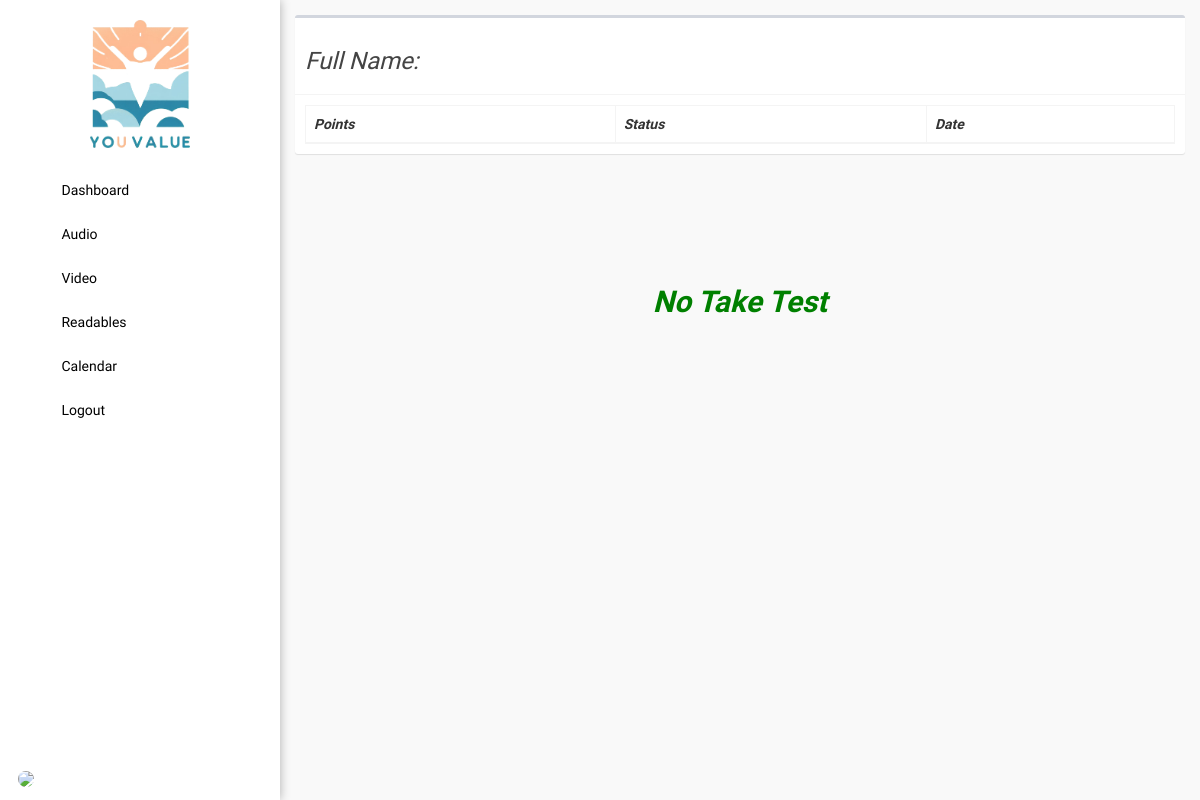
Before: /admin/result.php?code=3712162067 with the older database file.
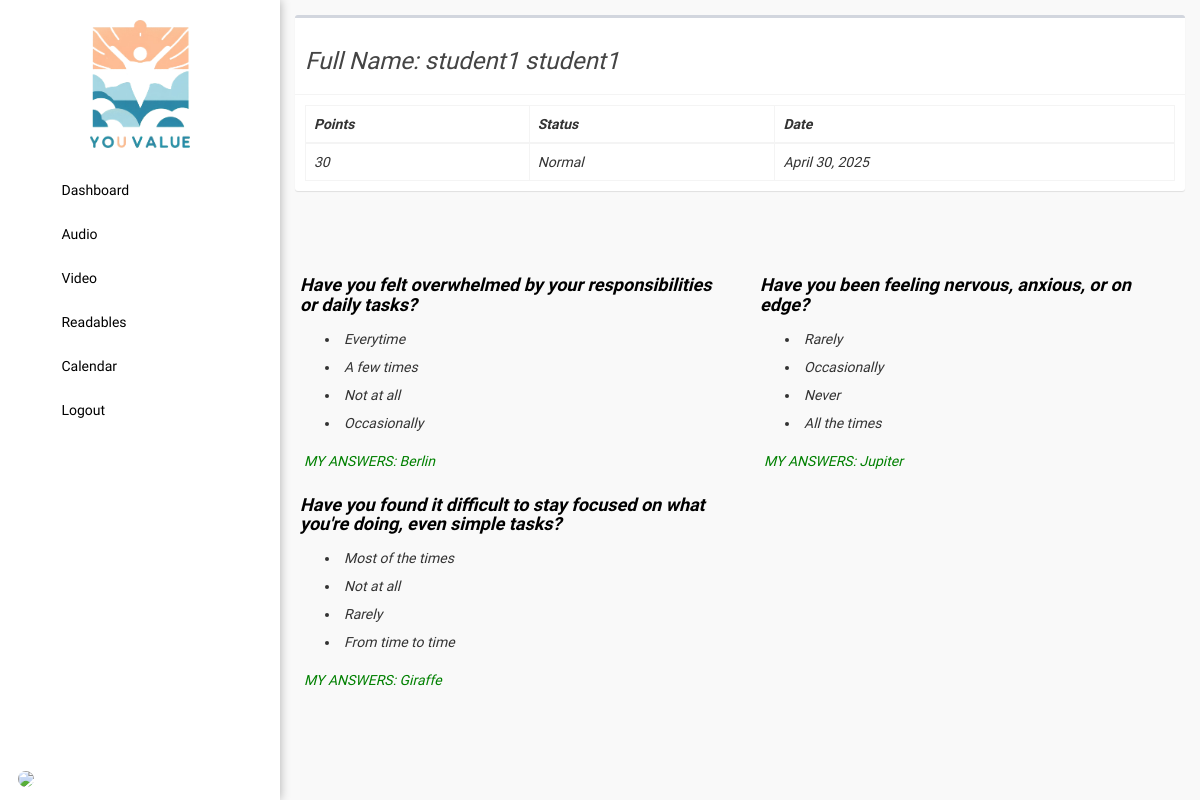
After: the same page with the newer database file.
### tables this page shows
CREATE TABLE `scores` (
  `id` int(11) NOT NULL,
  `code` text NOT NULL,
  `users_id` int(11) NOT NULL,
  `score` int(11) NOT NULL,
  `date` datetime NOT NULL DEFAULT current_timestamp()
);

CREATE TABLE `users` (
  `id` int(11) NOT NULL,
  `img` text NOT NULL,
  `firstname` text NOT NULL,
  `lastname` text NOT NULL,
  `middlename` text NOT NULL,
  `phone_number` text NOT NULL,
  `age` text NOT NULL,
  `gender` text NOT NULL,
  `email` text NOT NULL,
  `password` text NOT NULL,
  `passwordtxt` text NOT NULL,
  `contact` text NOT NULL,
  `address` text NOT NULL,
  `code` int(11) NOT NULL,
  `type` int(1) NOT NULL COMMENT '0=student,1=faculty,2=admin',
  `datetake` date NOT NULL DEFAULT current_timestamp(),
  `totaltake` tinyint(1) NOT NULL
);

CREATE TABLE `take_students` (
  `id` int(11) NOT NULL,
  `code` text NOT NULL,
  `users_id` int(11) NOT NULL,
  `questionnaires_id` int(11) NOT NULL,
  `answers` text NOT NULL
);

CREATE TABLE `questionnaires` (
  `id` int(11) NOT NULL,
  `questions` text NOT NULL,
  `choice1` text NOT NULL,
  `choice2` text NOT NULL,
  `choice3` text NOT NULL,
  `choice4` text NOT NULL,
  `answers` text NOT NULL
);

### config/config.php (called while the page is built, shortened)
<?php
class Connection{
	private $servername = "localhost";
	private $username = "root";
	private $password = "";
	private $dbname = "youvalue";
	public function conn(){
		try {
		$this->dsn = "mysql:host=".$this->servername.";dbname=".$this->dbname;
		$this->pdo = new PDO($this->dsn, $this->username, $this->password);
		$this->pdo->setAttribute(PDO::ATTR_ERRMODE, PDO::ERRMODE_EXCEPTION);
		$this->pdo->setAttribute(PDO::ATTR_DEFAULT_FETCH_MODE, PDO::FETCH_ASSOC);
		return $this->pdo;
		} catch (Exception $e) {
			echo 'error'. $e->getmessage();
		}
	}
}
?>

### admin/result.php (the view, shortened to what this page needs)
<?php
  include '../config/config.php';
  class data extends Connection{
    public function managedata(){
?>
<!DOCTYPE html>
<html>
<head><?php include 'head.php'; ?></head>
<body class="hold-transition skin-blue sidebar-mini">
  <div class="wrapper">
    <?php include 'sidebar.php'; ?>
    <div class="content-wrapper" style="height: 100vh;background-color: #f9f9f9;overflow-y: auto;">
      <section class="content">
        <div class="row">
          <div class="col-xs-12">
            <div class="box">
              <?php $sql = "SELECT * FROM scores INNER JOIN users ON scores.users_id=users.id WHERE scores.code = '".$_GET['code']."'";
              $stmt = $this->conn()->query($sql);
              $row = $stmt->fetch(); ?>
              <div class="box-header with-border">
                 <h3>Full Name: <?php echo $row['firstname'] ?> <?php echo $row['lastname'] ?></h3>
              </div>
              <div class="box-body table-responsive">
                <table class="table table-bordered">
                  <thead>
                    <th>Points</th>
                    <th>Status</th>
                    <th>Date</th>
                  </thead>
                  <tbody>
                    <?php $sql = "SELECT * FROM scores WHERE code = '".$_GET['code']."'";
                    $stmt = $this->conn()->query($sql);
                    while ($row = $stmt->fetch()) { ?>
                      <tr>
                        <td><?php echo $row['score'] ?></td>
                        <td>
                          <?php if ($row['score'] >= 1 && $row['score'] <= 49) {
                            echo "Normal";
                          }else if ($row['score'] >= 50 && $row['score'] <= 69) {
                            echo "Anxiety";
                          }else if ($row['score'] >= 70 && $row['score'] <= 90) {
                            echo "Depressed";
                          } ?>
                        </td>
                        <td><?php echo date('F j, Y', strtotime($row['date'])) ?></td>
                      </tr>
                    <?php } ?>
                  </tbody>
                </table>
              </div>
            </div>
          </div>
        </div>
      </section>
      <?php if($_SESSION['type'] == 0): ?>
        <section class="content">
          <div class="row">
            <?php
              $sql = "SELECT *,questionnaires.answers AS q_answers, questionnaires.id AS questionnaires_ids, take_students.answers AS ts_answers
                      FROM questionnaires
                      INNER JOIN take_students ON questionnaires.id = take_students.questionnaires_id
                          AND take_students.code = ?";
              $stmt = $this->conn()->prepare($sql);
              $stmt->execute([$_GET['code']]);
              if ($stmt->rowCount() > 0) {
                  while ($row = $stmt->fetch()) {
              ?>
                <div class="bg-light col-lg-6" style="padding: 10px 20px;">
                    <h4 style="color:#000;font-weight: bold;margin-top: unset;"><?php echo $row['questions']; ?></h4>
                    <ul>
                      <li style="padding: 4px;">
                        <?php echo $row['choice1']; ?>
                      </li>
                      <li style="padding: 4px;">
                          <?php echo $row['choice2']; ?>
                      </li>
                      <li style="padding: 4px;">
                          <?php echo $row['choice3']; ?>
                      </li>
                      <li style="padding: 4px;">
                          <?php echo $row['choice4']; ?>
                      </li>
                    </ul>
                    <div style="padding: 4px;color: green;">
                        MY ANSWERS: <?php echo $row['ts_answers'];?>
                    </div>
                </div>
                <?php } ?>
              <?php } else { ?>
                <h2 style="color: green;font-weight: bold;text-align: center;">No Take Test</h2>
              <?php } ?>
          </div>
        </section>
      <?php endif; ?>
    </div>
  </div>
</body>
</html>
<?php } } $data = new data(); $data->managedata(); ?>

### admin/head.php (shortened to what this page needs)
<link rel="stylesheet" href="../bower_components/bootstrap/dist/css/bootstrap.min.css">
<link rel="stylesheet" href="../bower_components/font-awesome/css/font-awesome.min.css">
<link rel="stylesheet" href="../dist/css/AdminLTE.min.css">
<link rel="stylesheet" href="../bower_components/datatables.net-bs/css/dataTables.bootstrap.min.css">
<link rel="stylesheet" href="../bower_components/bootstrap-datepicker/dist/css/bootstrap-datepicker.min.css">
<link rel="stylesheet" href="../dist/css/skins/_all-skins.min.css">

### admin/sidebar.php (shortened to what this page needs)
<aside class="main-sidebar" style="padding-top: unset;">
  <section class="sidebar">
    <ul class="sidebar-menu" data-widget="tree">
      <li style="background: #fff;color: #fff;text-align: center;padding: 20px;">
      <img src="../images/logo.png" width="100px"></li>
      <li><a href="dashboard.php"><i class="fa fa-dashboard"></i> <span>Dashboard</span></a></li>
      <?php if($_SESSION['type'] == 0 || $_SESSION['type'] == 2): ?>
        <li><a href="audio.php"><i class="fas fa-volume-up"></i> <span>Audio</span></a></li>
        <li><a href="video.php"><i class="fas fa-video"></i> <span>Video</span></a></li>
        <li><a href="readables.php"><i class="fas fa-file"></i> <span>Readables</span></a></li>
      <?php endif; ?>
      <?php if($_SESSION['type'] == 0): ?>
        <li><a href="calendar.php"><i class="far fa-calendar"></i> <span>Calendar</span></a></li>
      <?php endif; ?>
      <li><a href="../logout.php"><i class="fa fa-sign-out"></i> <span>Logout</span></a></li>
    </ul>
    <ul class="sidebar-menu" style="position: absolute;bottom: 0;">
      <li>
        <?php
        $sql = "SELECT * FROM users WHERE id = '".$_SESSION['id']."'";
        $stmt = $this->conn()->query($sql);
        $row = $stmt->fetch();
        ?>
        <a href="#profile" data-toggle="modal" id="updateprofile"
        data-firstname="<?= $row['firstname'] ?>"
        data-users_id="<?= $row['id'] ?>"
        data-lastname="<?= $row['lastname'] ?>"
        data-phone_number="<?= $row['phone_number'] ?>"
        data-age="<?= $row['age'] ?>"
        data-gender="<?= $row['gender'] ?>"
        data-email="<?= $row['email'] ?>"
        data-password="<?= $row['passwordtxt'] ?>"><img src="../images/<?php echo $row['img'] ?>" width="30px" style="border-radius: 50%;"> <span><?php echo $row['firstname'] ?> <?php echo $row['lastname'] ?></span> <i></a>
      </li>
    </ul>
  </section>
</aside>

### admin/sidebar.php (style rules this page uses)
.main-sidebar a { color:#000 !important; }

Changed rows visible on the page:
added scores: users.firstname "student1", users.lastname "student1", score "30", shows "Normal", date "April 30, 2025"
added take_students: questionnaires.questions "Have you felt overwhelmed by your responsibilities or daily tasks?", questionnaires.choice1 "Everytime", questionnaires.choice2 "A few times", questionnaires.choice3 "Not at all", questionnaires.choice4 "Occasionally", answers "Berlin"
added take_students: questionnaires.questions "Have you been feeling nervous, anxious, or on edge?", questionnaires.choice1 "Rarely", questionnaires.choice2 "Occasionally", questionnaires.choice3 "Never", questionnaires.choice4 "All the times", answers "Jupiter"
added take_students: questionnaires.questions "Have you found it difficult to stay focused on what you're doing, even simple tasks?", questionnaires.choice1 "Most of the times", questionnaires.choice2 "Not at all", questionnaires.choice3 "Rarely", questionnaires.choice4 "From time to time", answers "Giraffe"
Other visible differences:
text no longer shown: "No Take Test"
